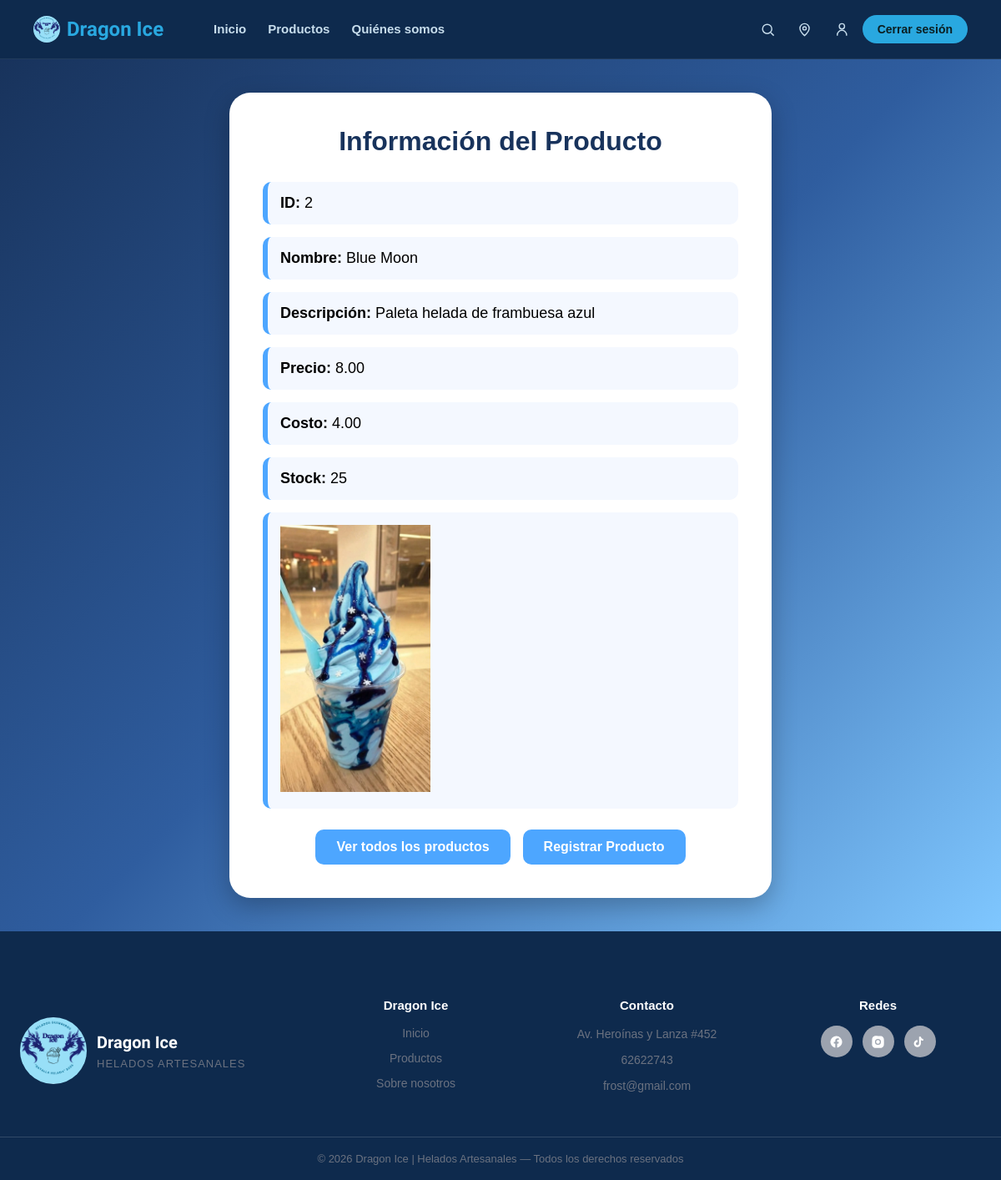
Screenshot of /producto/readproducto.php?id=2 (signed in) with the database file from the repository.
### tables this page shows
CREATE TABLE productos (
  id INT NOT NULL,
  nombre VARCHAR(80) NOT NULL,
  descripcion VARCHAR(150) NOT NULL,
  precio DECIMAL(10,2) NOT NULL,
  costo DECIMAL(10,2) NOT NULL,
  stock INT NOT NULL DEFAULT 0,
  imagen VARCHAR(200) NOT NULL,
  PRIMARY KEY (id)
);

### producto/readproducto.php (the view, shortened to what this page needs)
<?php
include("../conexion.php");
$id=isset($_GET['id'])?$_GET['id']:0;$resultado=$conexion->query("SELECT * FROM productos WHERE id='$id'");
?>
<!DOCTYPE html>
<html lang="es">
<head>
</head>
<body>
<?php include("../menu.php"); ?>
<main class="fondo-panel">
<div class="tarjeta"><h1> Información del Producto</h1><?php if($resultado->num_rows>0){$fila=$resultado->fetch_assoc();?><div class="dato"><strong>ID:</strong> <?php echo $fila['id'];?></div><div class="dato"><strong>Nombre:</strong> <?php echo $fila['nombre'];?></div><div class="dato"><strong>Descripción:</strong> <?php echo $fila['descripcion'];?></div><div class="dato"><strong>Precio:</strong> <?php echo $fila['precio'];?></div><div class="dato"><strong>Costo:</strong> <?php echo $fila['costo'];?></div><div class="dato"><strong>Stock:</strong> <?php echo $fila['stock'];?></div><div class="dato"><img src="../<?php echo $fila['imagen'];?>" width="180"></div><?php }else{?><div class="dato">Producto no encontrado.</div><?php }?><div class="botones"><a href="read.all.producto.php" class="boton">Ver todos los productos</a><a href="formularioproducto.php" class="boton">Registrar Producto</a></div></div>
</main>
<?php include("../paginaprincipal/piedepagina.php"); ?>
</body>
</html>

### producto/readproducto.php (style rules this page uses)
* { margin:0; padding:0; box-sizing:border-box; font-family:Arial, Helvetica, sans-serif; }
html, body { height:100%; }
body { display:flex; flex-direction:column; min-height:100vh; }
.fondo-panel { flex:1; background:linear-gradient(135deg,#18335c,#2f5d9f,#7fc7ff); padding:40px; display:flex; justify-content:center; align-items:center; }
.tarjeta { width:650px; background:white; padding:40px; border-radius:25px; box-shadow:0 10px 30px rgba(0,0,0,.25); }
h1 { text-align:center; color:#18335c; margin-bottom:30px; }
.dato { background:#f4f8ff; padding:15px; margin-bottom:15px; border-left:6px solid #4da6ff; border-radius:10px; font-size:18px; }
.botones { margin-top:25px; display:flex; justify-content:center; gap:15px; }
.boton { text-decoration:none; background:#4da6ff; color:white; padding:12px 25px; border-radius:10px; font-weight:bold; }

### menu.php (style rules this page uses)
:root { --fondo-1:#0b1f22; --fondo-2:#123338; --fondo-3:#1b4a52; --celeste:#63d4f2; --menta:#7be0c4; --blanco:#ffffff; --texto-suave:#c7ddec; }
* { margin:0; padding:0; box-sizing:border-box; }

### paginaprincipal/piedepagina.php (style rules this page uses)
:root { --azul-oscuro:#0e2a4d; --celeste:#29a8e0; --gris-texto:#6b7280; --gris-titulo:#374151; --gris-borde:#e5e7eb; }

### rows the page displays
productos: id "2", nombre "Blue Moon", descripcion "Paleta helada de frambuesa azul", precio "8.00", costo "4.00", stock "25", imagen (picture)
